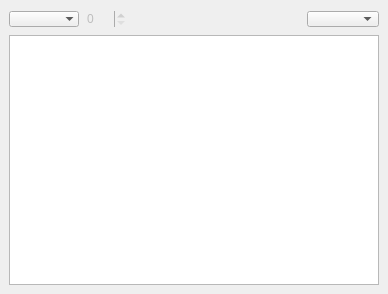
  <widget class="QDockWidget" name="dockWidget_2">
   <property name="windowTitle">
    <string>Dump: xxxx</string>
   </property>
   <attribute name="dockWidgetArea">
    <number>2</number>
   </attribute>
   <widget class="QWidget" name="dockWidgetContents_2">
    <layout class="QVBoxLayout" name="verticalLayout_3">
     <item>
      <layout class="QHBoxLayout" name="horizontalLayout_7">
       <item>
        <widget class="QComboBox" name="cbDumpView">
         <property name="maximumSize">
          <size>
           <width>16777215</width>
           <height>16</height>
          </size>
         </property>
         <property name="frame">
          <bool>false</bool>
         </property>
        </widget>
       </item>
       <item>
        <widget class="QSpinBox" name="sbDumpPage">
         <property name="enabled">
          <bool>false</bool>
         </property>
         <property name="maximumSize">
          <size>
           <width>16777215</width>
           <height>16</height>
          </size>
         </property>
         <property name="frame">
          <bool>false</bool>
         </property>
         <property name="maximum">
          <number>255</number>
         </property>
        </widget>
       </item>
       <item>
        <spacer name="horizontalSpacer_4">
         <property name="orientation">
          <enum>Qt::Horizontal</enum>
         </property>
         <property name="sizeHint" stdset="0">
          <size>
           <width>40</width>
           <height>20</height>
          </size>
         </property>
        </spacer>
       </item>
       <item>
        <widget class="QComboBox" name="cbCodePage">
         <property name="maximumSize">
          <size>
           <width>16777215</width>
           <height>16</height>
          </size>
         </property>
        </widget>
       </item>
      </layout>
     </item>
     <item>
      <widget class="xDumpTable" name="dumpTable">
       <property name="minimumSize">
        <size>
         <width>370</width>
         <height>250</height>
        </size>
       </property>
       <property name="font">
        <font>
         <family>DejaVu Sans Mono</family>
        </font>
       </property>
       <property name="contextMenuPolicy">
        <enum>Qt::CustomContextMenu</enum>
       </property>
       <property name="autoFillBackground">
        <bool>true</bool>
       </property>
       <property name="verticalScrollBarPolicy">
        <enum>Qt::ScrollBarAlwaysOff</enum>
       </property>
       <property name="horizontalScrollBarPolicy">
        <enum>Qt::ScrollBarAlwaysOff</enum>
       </property>
       <property name="tabKeyNavigation">
        <bool>false</bool>
       </property>
       <property name="alternatingRowColors">
        <bool>true</bool>
       </property>
       <property name="selectionMode">
        <enum>QAbstractItemView::SingleSelection</enum>
       </property>
       <property name="textElideMode">
        <enum>Qt::ElideNone</enum>
       </property>
       <property name="showGrid">
        <bool>false</bool>
       </property>
       <property name="wordWrap">
        <bool>false</bool>
       </property>
       <attribute name="horizontalHeaderVisible">
        <bool>false</bool>
       </attribute>
       <attribute name="horizontalHeaderMinimumSectionSize">
        <number>30</number>
       </attribute>
       <attribute name="horizontalHeaderDefaultSectionSize">
        <number>30</number>
       </attribute>
       <attribute name="horizontalHeaderStretchLastSection">
        <bool>true</bool>
       </attribute>
       <attribute name="verticalHeaderVisible">
        <bool>false</bool>
       </attribute>
       <attribute name="verticalHeaderMinimumSectionSize">
        <number>17</number>
       </attribute>
       <attribute name="verticalHeaderDefaultSectionSize">
        <number>17</number>
       </attribute>
       <attribute name="verticalHeaderStretchLastSection">
        <bool>true</bool>
       </attribute>
      </widget>
     </item>
    </layout>
   </widget>
  </widget>
